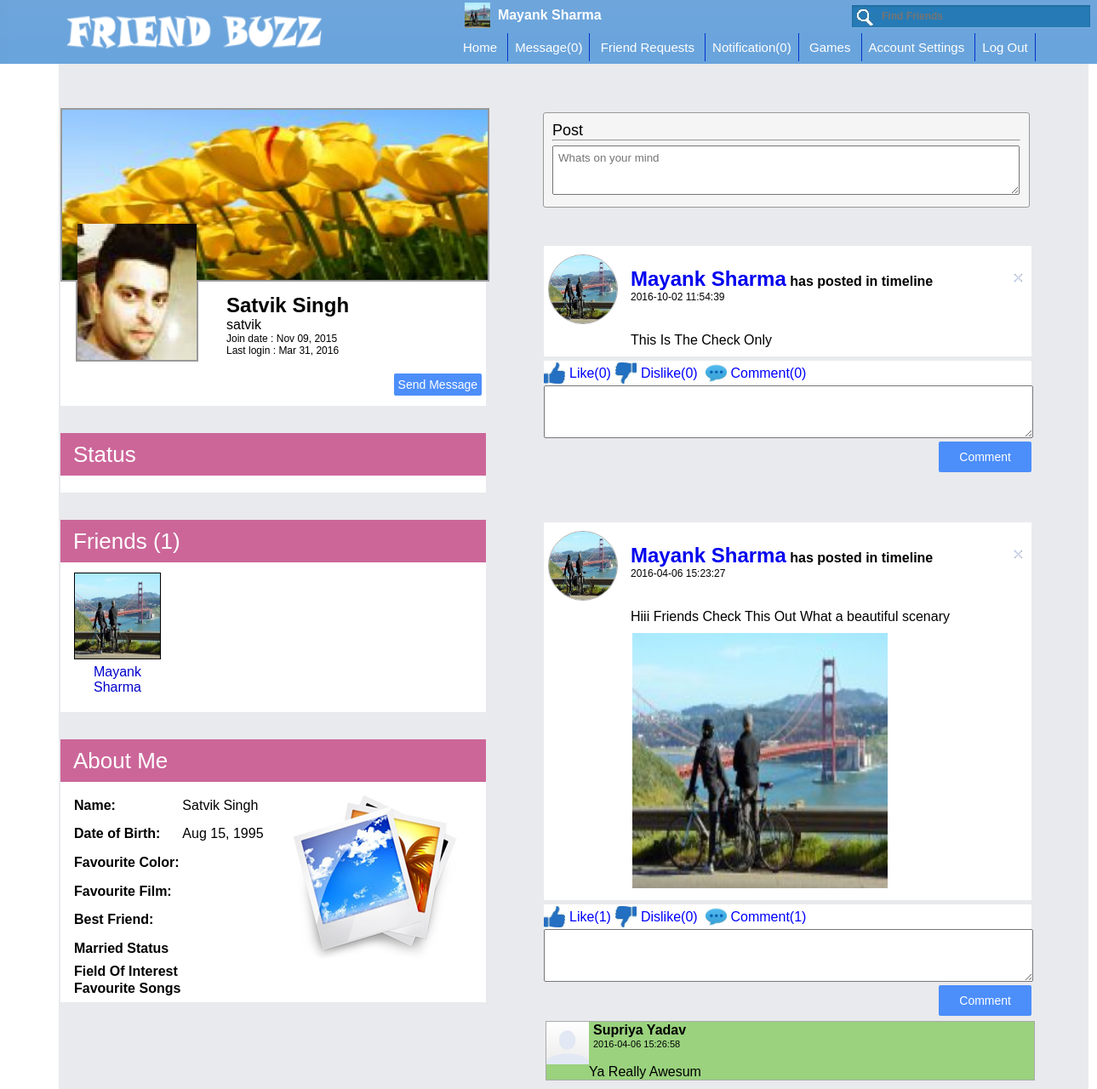
Page /home.php?u=satvik (signed in) on the committed database.
### tables this page shows
CREATE TABLE IF NOT EXISTS `user` (
  `id` int(11) NOT NULL,
  `f_name` varchar(100) NOT NULL,
  `l_name` varchar(100) NOT NULL,
  `u_name` varchar(100) NOT NULL,
  `u_email` varchar(100) NOT NULL,
  `u_pass` varchar(100) NOT NULL,
  `u_gen` enum('m','f') NOT NULL,
  `u_country` varchar(50) NOT NULL,
  `u_bir_date` date NOT NULL,
  `signup_date` date NOT NULL,
  `lastlogin_date` date NOT NULL,
  `avatar` varchar(255) NOT NULL,
  `timeline` varchar(255) NOT NULL,
  `ip` varchar(255) NOT NULL,
  `notescheck` datetime NOT NULL
);

CREATE TABLE IF NOT EXISTS `posts` (
  `post_id` int(8) NOT NULL,
  `poster` varchar(20) NOT NULL,
  `postto` varchar(20) NOT NULL,
  `post_time` datetime NOT NULL,
  `post` text NOT NULL,
  `post_image` varchar(100) NOT NULL,
  `type` varchar(1) NOT NULL,
  `likes` int(8) NOT NULL,
  `dislikes` int(8) NOT NULL,
  `likefriends` varchar(255) NOT NULL,
  `dislikefriends` varchar(255) NOT NULL
);

CREATE TABLE IF NOT EXISTS `posts_comment` (
  `comment_id` int(10) NOT NULL,
  `post_id` int(8) NOT NULL,
  `commenter` varchar(20) NOT NULL,
  `comment` text NOT NULL,
  `comment_time` datetime NOT NULL,
  `comment_like` int(10) NOT NULL,
  `comment_dislike` int(10) NOT NULL,
  `comment_like_friends` varchar(255) NOT NULL,
  `comment_dislike_friends` varchar(255) NOT NULL,
  `deleted` enum('0','1') NOT NULL
);

### includes/check_login_status.php (called while the page is built, shortened)
<?php
$log_username = "";
?>

### home.php (the view, shortened to what this page needs)
<?php
include_once("includes/check_login_status.php");
$u = "";
$profile_pic_btn = "";
$avatar_form = "";
$timeline_pic_btn = "";
$timeline_form = "";
$joindate = "";
$lastsession = "";
if(isset($_GET["u"])){
	$u = preg_replace('#[^a-z0-9]#i', '', $_GET['u']);
} else {
    header("location: index.php");
    exit();
}
$sql = "SELECT * FROM user WHERE u_name='$u' LIMIT 1";
$user_query = mysqli_query($db_conx, $sql);
while ($row = mysqli_fetch_array($user_query, MYSQLI_ASSOC)) {
	$profile_fn = $row["f_name"];
	$profile_ln = $row["l_name"];
	$signup = $row["signup_date"];
	$lastlogin = $row["lastlogin_date"];
	$joindate = strftime("%b %d, %Y", strtotime($signup));
	$avatar = $row["avatar"];
	$timeline = $row["timeline"];
	$lastsession = strftime("%b %d, %Y", strtotime($lastlogin));
	$dt_of_birth = $row["u_bir_date"];
	$dt_of_birth = strftime("%b %d, %Y", strtotime($dt_of_birth));
}
$profile_pic = '<img src="user/'.$u.'/profilepic/'.$avatar.'" alt="'.$u.'" height="160px" width="140px">';
$timeline_pic = '<img src="user/'.$u.'/timelinepic/'.$timeline.'" alt="'.$u.'" height="200px" width="500px">';
?>
<?php
$friendsHTML = '';
$friends_view_all_link = 'Friends (0)';
$sql = "SELECT COUNT(id) FROM friends WHERE user1='$u' AND accepted='1' OR user2='$u' AND accepted='1'";
$query = mysqli_query($db_conx, $sql);
$query_count = mysqli_fetch_row($query);
$friend_count = $query_count[0];
if($friend_count < 1){
	$friendsHTML = $u." has no friends yet";
} else {
	$max = 8;
	$all_friends = array();
	$sql = "SELECT user1 FROM friends WHERE user2='$u' AND accepted='1' ORDER BY RAND() LIMIT $max";
	$query = mysqli_query($db_conx, $sql);
	while ($row = mysqli_fetch_array($query, MYSQLI_ASSOC)) {
		array_push($all_friends, $row["user1"]);
	}
	$friends_view_all_link = 'Friends ('.$friend_count.')';
	$orLogic = '';
	foreach($all_friends as $key => $user){
			$orLogic .= "u_name='$user' OR ";
	}
	$orLogic = chop($orLogic, "OR ");
	$sql = "SELECT u_name, avatar, f_name, l_name FROM user WHERE $orLogic";
	$query = mysqli_query($db_conx, $sql);
	while($row = mysqli_fetch_array($query, MYSQLI_ASSOC)) {
		$friend_firstname = $row["f_name"];
		$friend_lastname = $row["l_name"];
		$friend_username = $row["u_name"];
		$friend_avatar = $row["avatar"];
		if($friend_avatar != ""){
			$friend_pic = 'user/'.$friend_username.'/profilepic/'.$friend_avatar.'';
		} else {
			$friend_pic = 'images/default_pic.jpg';
		}
		$friendsHTML .= '<div class="showfriends"><a href="home.php?u='.$friend_username.'"><img class="friendpics" src="'.$friend_pic.'" alt="'.$friend_username.'" title="'.$friend_username.'"></a><div class="friendname"><a href="home.php?u='.$friend_username.'">'.$friend_firstname.'<br>'.$friend_lastname.'</a></div></div>';
	}
}
?>
<?php
$coverpic = "";
?>
<?php
$friends = array();
$myfriend = "";
$posts = "";
$sql2 = "SELECT user1 FROM friends WHERE user2='$u' AND accepted ='1'";
$result2 = mysqli_query($db_conx,$sql2);
while($row2 = mysqli_fetch_assoc($result2)){
array_push($friends , $row2["user1"]);
}
array_push($friends , $u);
foreach($friends as $friend){
$myfriend .= 'poster = "'.$friend.'" OR postto = "'.$friend.'" OR ';
}
$myfriend = substr_replace("$myfriend","",-3);
$sql = "SELECT * FROM posts WHERE $myfriend ORDER BY post_time DESC";
$query = mysqli_query($db_conx, $sql);
while($row = mysqli_fetch_assoc($query)){
	$poster = $row["poster"];
	$postto = $row["postto"];
	$posts .= '<div class = "posts" id="'.$row["post_id"].'">';
	$posts .= '<div id="post">';
	$posts .= '<div id = "image">';
		$query1 = "SELECT f_name , l_name , avatar , u_name FROM user WHERE u_name = '$poster' LIMIT 1";
		$result = mysqli_query($db_conx,$query1);
		$r = mysqli_fetch_assoc($result);
		if($r["avatar"] != ""){
			$pic = 'user/'.$r["u_name"].'/profilepic/'.$r["avatar"].'';
		} else {
			$pic = 'images/default_pic.jpg';
		}
	$posts .= '<img src="'.$pic.'" width="80px" height="80px">';
	$posts .= '</div>';
	$posts .= '<div id="poster_name">';
	$posts .='<span><a href="home.php?u='.$row["poster"].'">'.$r["f_name"].' '.$r["l_name"].'</a></span>&nbsp;';
	if($row["type"] == 'a'){
	$posts .='has posted in timeline';
	}else{
		$q1 = mysqli_query($db_conx,"SELECT f_name,l_name from user WHERE u_name = '$postto' LIMIT 1");
		$r1 = mysqli_fetch_assoc($q1);
	$posts .='has posted in <a href="home.php?u='.$row["postto"].'">'.$r1["f_name"].' '.$r1["l_name"].'&prime;s</a> timeline';
	}
	$posts .= '</div>';
	if($row["poster"]==$log_username||$row["postto"]==$log_username){
	$posts .= '<div id = "close">';
	$posts .='<a href="home.php?u='.$u.'&amp;deletepost='.$row["post_id"].'"><img src="images/close.png" width="21px" height="25px"></a>';
	$posts .='</div>';
	}
	$posts .='<div id = "posttime">'.$row["post_time"].'</div>';
	$posts .='<div id = "actualpost">';
	if($row["post"] != ""){
	$posts .='<div id = "posttext">'.$row["post"].'</div>';
	}
	if($row["post_image"] != ""){
	$postedimage = 'posted_images/'.$row["post_image"].'';
	$posts .='<div id = "postimage"><img src="'.$postedimage.'" width="300px" height="300px"></div>';
	}
	$posts .= '</div>';
	$posts .= '</div>';
	$posts .= '<div class="ldc">';
	$friendsliked = $row["likefriends"];
	$friendsdisliked = $row["dislikefriends"];
	if(strchr("$friendsliked","$log_username")=='0'){
	$posts .= '<a href = "home.php?u='.$u.'&amp;likepost='.$row["post_id"].'"><img src="images/like.jpg" width="25px" height="25px"></a><span><a href="home.php?u='.$u.'&amp;showlikefriends='.$row["post_id"].'">Like('.$row["likes"].')</a></span>';
	}else{
	$posts .= '<a href = "home.php?u='.$u.'&amp;likepost='.$row["post_id"].'"><img src="images/like2.jpg" width="25px" height="25px"></a><span><a href="home.php?u='.$u.'&amp;showlikefriends='.$row["post_id"].'">Like('.$row["likes"].')</a></span>';
	}
	if(strchr("$friendsdisliked","$log_username")=='0'){
	$posts .= '<a href = "home.php?u='.$u.'&amp;dislikepost='.$row["post_id"].'"><img src="images/dislike.jpg" width="25px" height="25px"></a><span><a href="home.php?u='.$u.'&amp;showdislikefriends='.$row["post_id"].'">Dislike('.$row["dislikes"].')</a></span>';
	}else{
	$posts .= '<a href = "home.php?u='.$u.'&amp;dislikepost='.$row["post_id"].'"><img src="images/dislike2.jpg" width="25px" height="25px"></a><span><a href="home.php?u='.$u.'&amp;showdislikefriends='.$row["post_id"].'">Dislike('.$row["dislikes"].')</span></a>';
	}
	$post_id =$row["post_id"];
	$sql0 = "SELECT * FROM posts_comment WHERE post_id = '$post_id' ORDER BY comment_time DESC";
	$query0=mysqli_query($db_conx,$sql0);
	$row_count0 = mysqli_num_rows($query0);
	$posts .= '&nbsp;<a href = "home.php?u='.$u.'&amp;commentpost='.$row["post_id"].'"><span><img src="images/comment.jpg" width="25px" height="25px" style="position:relative; top:7px;">&nbsp;Comment('.$row_count0.')</span></a>';
	$posts .= '</div>';
	$posts .= '<div id="commentreply"><form action="home.php?u='.$u.'&amp;comment='.$post_id.'" method="POST"><textarea name ="commentis"></textarea><br><input type="submit" value="Comment" name="commenting"></form></div>';
	while($row0=mysqli_fetch_assoc($query0)){
	$posts .='<div id="comments">';
	$commenteruname = $row0["commenter"];
	$sql9 = "SELECT f_name,l_name,u_name,avatar from user WHERE u_name='$commenteruname' LIMIT 1";
	$query9=mysqli_query($db_conx, $sql9);
	$row9 = mysqli_fetch_assoc($query9);
	if($row9["avatar"] != ""){
		$commenterpic = 'user/'.$row9["u_name"].'/profilepic/'.$row9["avatar"].'';
	} else {
		$commenterpic = 'images/default_pic.jpg';
	}
	$posts .='<div id="commenter_pic"><img src="'.$commenterpic.'" width="50px" height="50px"></div>';
	$posts .='<div id="commenter_name">'.$row9["f_name"].' '.$row9["l_name"].'</div>';
	$posts .='<div id="commenter_time">'.$row0["comment_time"].'</div>';
	$posts .='<div id="commenter_comment">'.$row0["comment"].'</div>';
	$posts .='</div>';
	}
	$posts .= '</div>';
}
?>
<?php
$fav_color = '';
$fav_film = '';
$best_friend = '';
$married_status = '';
$sql = "SELECT * FROM useroptions WHERE username = '$u' LIMIT 1";
$query = mysqli_query($db_conx,$sql);
while($row=mysqli_fetch_assoc($query)){
	$fav_color=$row["fav_color"];
	$fav_film = $row["fav_film"];
	$best_friend = $row["best_friend"];
	$married_status = $row['married_status'];
	$field_of_interest = $row['field_of_interest'];
	$fav_songs = $row["fav_songs"];
}
?>
<!DOCTYPE Html>
<html>
	<head>
        <link rel="stylesheet" type="text/css" href="styles/styles.css">
	</head>
<body>
<?php
include("includes/header.php");
?>
    <div id="page_middle">
    	<div id="page_middle_content">
        <table id="leftcontent">
        	<tr>
            	<td>
        			<div id="profilepicbox">
            			<div id="timelinepic">
                        	<?php echo $timeline_pic_btn; ?><?php echo $timeline_form; ?><?php echo $timeline_pic; ?>
                		</div>
                		<div id="profilepic">
                			<?php echo $profile_pic_btn; ?><?php echo $avatar_form; ?><?php echo $profile_pic; ?>
                		</div>
                		<div id="profilename">
                			<span><?php echo $profile_fn.' '.$profile_ln; ?></span><br>
                    		<?php echo $u; ?><br>
                    		<div>Join date : <?php echo $joindate; ?></div>
                    		<div>Last login : <?php echo $lastsession; ?></div>
                		</div>
                		<div id="frienddecision">
                            <?php
								if($log_username!==$u){
									echo '<span> <button onclick="window.location=\'messages.php?u='.$u.'\'">Send Message</button></span> ';
								}
							?>
                		</div>
       	  			</div>
            	</td>
     		</tr>
            <tr>
            	<td>
                	<div id="friendlistbox">
                    	<div id="friendlisthead">
                        	Status
                        </div>
                        <div id="friendlistbody" style="padding-bottom:10px; font-weight:bold">
                        </div>
                    </div>
                </td>
        	</tr>
            <tr>
            	<td>
                	<div id="friendlistbox">
                    	<div id="friendlisthead">
                        	<?php echo $friends_view_all_link; ?>
                        </div>
                        <div id="friendlistbody">
                        	<?php echo $friendsHTML; ?>
                        </div>
                    </div>
                </td>
          	</tr>
            <tr>
            	<td>
                	<div id="friendlistbox">
                    	<div id="friendlisthead">
                        	About Me
                        </div>
                        <div id="friendlistbody">
                        	<table border="0">
                            	<tr><td id="dobold">Name:</td><td><?php echo $profile_fn.' '.$profile_ln; ?></td>
                                	<td rowspan="6">
                                    	<div id="photoframebox">
                                    		<div id="photoframe" onclick="window.location = 'photos.php?u=<?php echo $u; ?>';" title="view <?php echo $u; ?>&#39;s photo galleries"> <?php echo $coverpic; ?>
                                            </div>
                                    	</div>
                                  	</td>
                                </tr>
                                <tr><td id="dobold">Date of Birth:</td><td><?php echo $dt_of_birth; ?></td><td></td></tr>
                                <tr><td id="dobold">Favourite Color:</td><td><?php echo $fav_color;   ?></td><td></td></tr>
                                <tr><td id="dobold">Favourite Film:</td><td><?php echo $fav_film;  ?></td><td></td></tr>
                                <tr><td id="dobold">Best Friend:</td><td><?php echo $best_friend; ?></td><td></td></tr>
                                <tr><td id="dobold">Married Status</td><td><?php echo $married_status; ?></td><td></td></tr>
                                <tr><td id="dobold">Field Of Interest</td><td><?php echo $field_of_interest; ?></td><td></td></tr>
                                <tr><td id="dobold">Favourite Songs</td><td><?php echo $fav_songs; ?></td><td></td></tr>
                        	</table>
                        </div>
                    </div>
                </td>
          	</tr>
  		</table>
        <div id="posteddata">
        <table id="rightcontent">
        	<tr>
            	<td>
                	<div id="postbox">
            			<div id="postboxhead">
                			Post
                		</div><hr>
            			<div id="posttextarea">
                			<textarea placeholder="Whats on your mind" onFocus="Alert.render()"></textarea>
                		</div>
            		</div>
            	</td>
         	</tr>
    	</table>
            <?php
             	echo $posts;
			?>
            </div>
      	</div>
    </div>

### includes/header.php (shortened to what this page needs)
<?php
	include_once("includes/db_conx.php");
	$log_username=$_SESSION['username'];
	$sql="SELECT * from user WHERE u_name='$log_username'";
	$user_query = mysqli_query($db_conx, $sql);
	while ($row = mysqli_fetch_array($user_query, MYSQLI_ASSOC)) {
	$loggeduser_fn = $row["f_name"];
	$loggeduser_ln = $row["l_name"];
	$loggeduser_username = $row["u_name"];
	$loggeduser_profilepic = $row["avatar"];
}
if($loggeduser_profilepic==""){
	$loggedusersprofilepic='<img src="images/default_pic.jpg" width=30px height=30px />';
}else{
	$loggedusersprofilepic='<img src="user/'.$loggeduser_username.'/profilepic/'.$loggeduser_profilepic.'" width=30px height=30px />';
}
?>
<?php
$sql = "SELECT message_id AS messages_unread FROM messages WHERE r_uname = '$log_username' AND timesent > messages_last_seen";
$result = mysqli_query($db_conx , $sql);
$row_count = mysqli_num_rows($result);
?>
<?php $loginLink = '<a href="home.php?u='.$log_username.'">'.$loggeduser_fn.' '.$loggeduser_ln.'</a>' ?>
<?php
	$sql = "SELECT did_read FROM notifications WHERE reciever='$log_username' && did_read='0'";
	$query = mysqli_query($db_conx,$sql);
	$noofrows = mysqli_num_rows($query);
?>
<div id="page_top">
    	<div id="page_top_wrap">
        	<div id="page_top_logo">
        		<img src="images/Friend Buzz logo.png" width="300" height="50" style="float:left">
        	</div>
            <div id="page_top_rest">
            	<div id="search_box_container"><div id="showname"><?php echo $loggedusersprofilepic; ?>&nbsp;&nbsp;<span><?php echo $loginLink; ?></span></div><div id="search_box"><input type="search" placeholder="Find Friends" onsearch="showsearchfriend()" id="findfriend"/><div id="friendlist"></div></div></div>
                <div id="menu">
                	<a href="home.php"> Home </a>
                	<a href="messages.php"> Message(<?php  echo $row_count ?>)</a>
                	<a href="friendrequest.php"> Friend Requests </a>
               	 	<a href="notification.php"> Notification(<?php  echo $noofrows ?>)</a>
                    <a href="game.php"> Games </a>
                	<a href="setting.php?user_verified=false"> Account Settings </a>
                    <a href="logout.php"> Log Out </a>
                </div>
            </div>
        </div>
    </div>

### rows in the picture
user: u_name+avatar (picture), f_name "Mayank", l_name "Sharma"
user: timeline (picture), avatar (picture), f_name "Satvik", l_name "Singh", signup_date "Nov 09, 2015", lastlogin_date "Mar 31, 2016", u_bir_date "Aug 15, 1995"
posts: user.u_name+avatar (picture), user.f_name "Mayank", user.l_name "Sharma", type "has posted in timeline", post_time "2016-10-02 11:54:39", post "This Is The Check Only", likes "0", dislikes "0", row_count0 "0"
posts: user.u_name+avatar (picture), user.f_name "Mayank", user.l_name "Sharma", type "has posted in timeline", post_time "2016-04-06 15:23:27", post "Hiii Friends Check This Out What a beautiful scenary", post_image (picture), likes "1", dislikes "0", row_count0 "1"
posts_comment: user.f_name "Supriya", user.l_name "Yadav", comment_time "2016-04-06 15:26:58", comment "Ya Really Awesum"

### other values in the picture
$row_count "0"
$noofrows "0"
$u "satvik"
$friends_view_all_link "Friends (1)"
